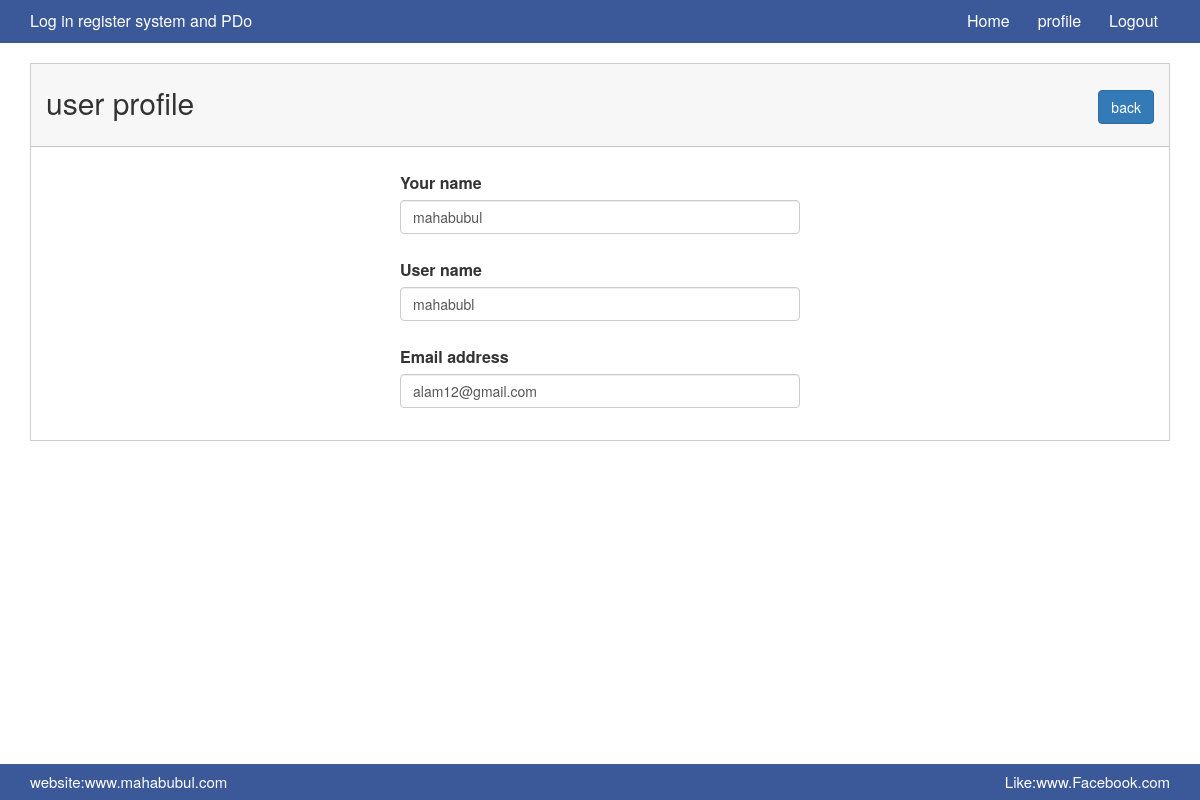
The page /profile.php?id=20 (signed in) on the database its author committed.
### tables this page shows
CREATE TABLE `log_tbl` (
  `id` int(1) NOT NULL,
  `name` varchar(200) NOT NULL,
  `user_name` varchar(100) NOT NULL,
  `gmail_address` varchar(200) NOT NULL,
  `password` varchar(100) NOT NULL
);

### profile.php (called while the page is built, shortened)
<?php
    include './master_inner.php';

### classes/Database.php (called while the page is built, shortened)
<?php
    abstract class dBase{
        public function __construct() {
                    $host_name="localhost";
                    $user_name="root";
                    $password="";
                    $db_name="facebook_log_system";
                    try {
                            $this->pdo = new PDO("mysql:host=$host_name;dbname=$db_name",$user_name, $password);
                    } catch (PDOException$exc) {
                        echo $exc->getMessage();
                    }
        }
    }
  ?>

### classes/login_data.php (called while the page is built, shortened)
<?php
     class log_user extends dBase{
            private  $table="log_tbl ";
          public function select_data_id($log_id){
             $user_info= $this->pdo->prepare(" select * from $this->table where id='$log_id' ");
             $user_info->execute();
             $result= $user_info->fetch(PDO::FETCH_ASSOC);
               return  $result;
          }
     }
?>

### pages/profile_content.php (the view, shortened to what this page needs)
<?php
        $obj_user= new log_user();
          $log_id= $_GET['id'];
        $result=$obj_user->select_data_id($log_id);
?>
<div class="container">
    <div class="design-area">
        <div class="row">
            <div class="col-md-12">
                <div class="row up-area">
                    <div class="col-md-6">
                        <h3>user profile</h3>
                    </div>
                    <div class="col-md-6">
                        <div class="right">
                            <h3><a class="btn btn-primary" href="master_inner.php">back</a></h3>
                        </div>
                    </div>
                </div>
                <div class="row">
                    <div class="col-md-12">
                        <form action="" method="post">
                            <div class="form-group">
                                <label for="name"> Your name</label>
                                <input type="text" id="name" name="name"    value="<?php  echo $result['name']?>" class="form-control"  />
                            </div>
                            <div class="form-group">
                                <label for="User-name"> User name</label>
                                <input type="text" id="User-name" name="user_name"   value="<?php  echo $result['user_name']?>" class="form-control"   />
                            </div>
                            <div class="form-group">
                                <label for="email"> Email address</label>
                                <input type="text" id="email"   name="gmail_address" value="<?php  echo $result['gmail_address']?>"   class="form-control" >
                            </div>
                        </form>
                    </div>
                </div>
            </div>
        </div>
    </div>
</div>

### assets/css/style.css (style rules this page uses)
body { margin: 0; padding: 0; }
h1,h2,h3,h4 { margin: 0; }
.mainArea .up-area { background: #f7f7f7 none repeat scroll 0 0; border-bottom: 1px solid rgba(0, 0, 0, 0.2); margin: auto; padding: 22px 0; width: 1138px; }
.design-area { border: 1px solid rgba(0, 0, 0, 0.2); padding-bottom: 17px; }
.mainArea .up-area h3 { font-size: 30px; }
.mainArea .up-area .right { float: right }
.mainArea form { width:400px; margin: auto; }
.mainArea form .form-group { margin-top: 25px; }
.mainArea form .form-group label { font-size: 16px }
.mainArea form .form-group input { width: 400px }

### rows shown on the page
log_tbl: name "mahabubul", user_name "mahabubl", gmail_address "alam12@gmail.com"
